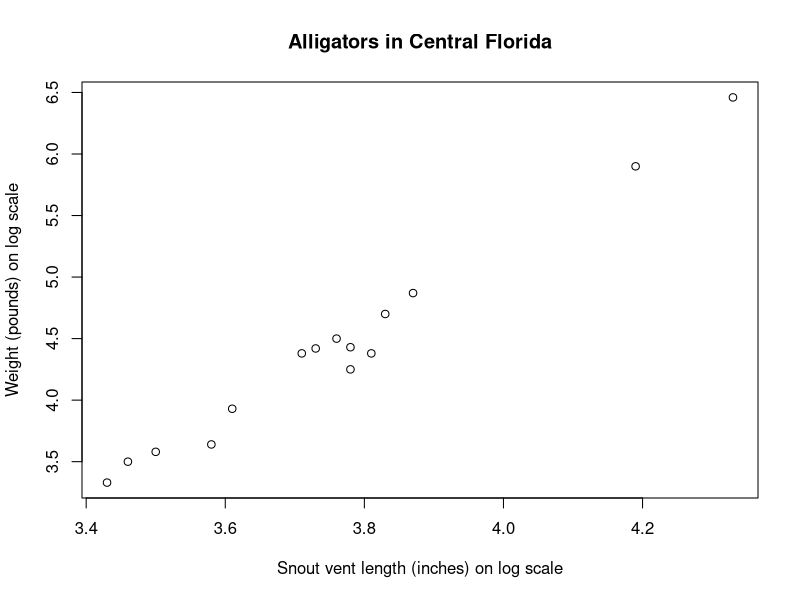
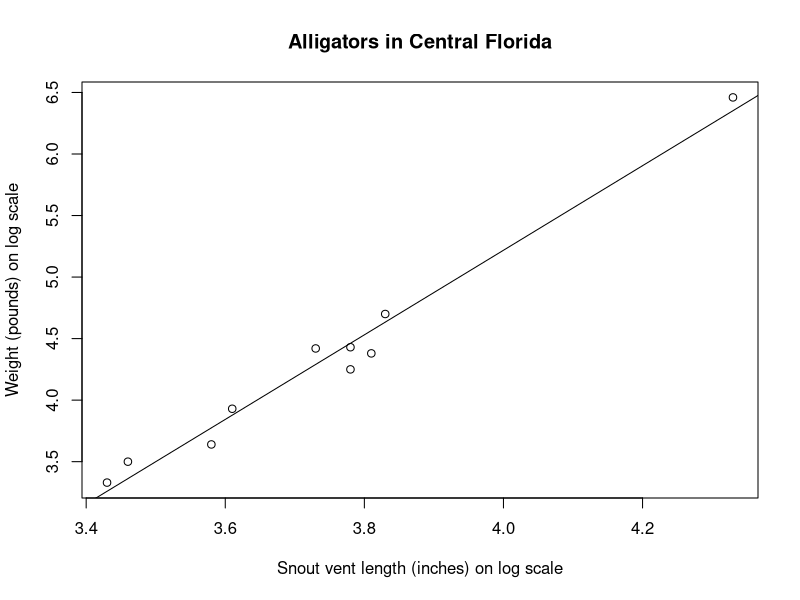
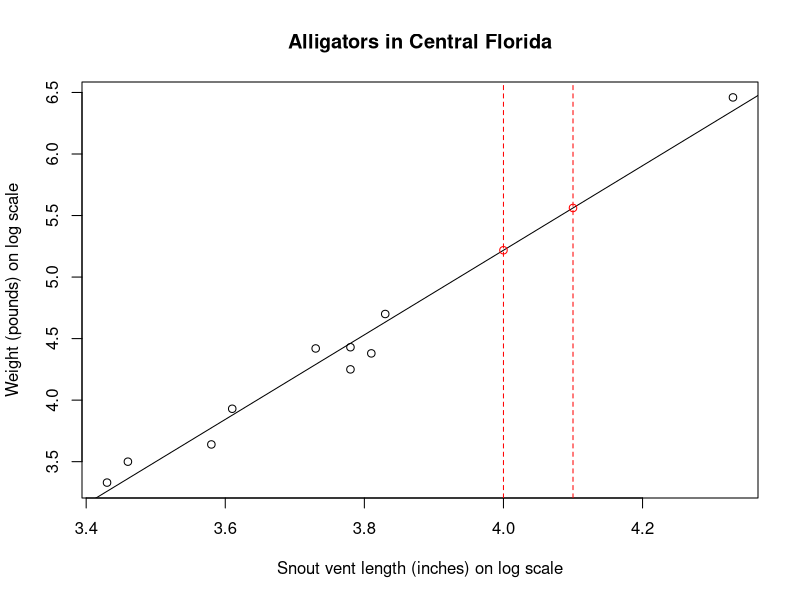

These figures' R source, in order:
## ---- chunk 1
alligator = data.frame(
  lnLength = c(3.87, 3.61, 4.33, 3.43, 3.81, 3.83, 3.46, 3.76, 3.50, 3.58, 4.19, 3.78, 3.71, 3.73, 3.78),
  lnWeight = c(4.87, 3.93, 6.46, 3.33, 4.38, 4.70, 3.50, 4.50, 3.58, 3.64, 5.90, 4.43, 4.38, 4.42, 4.25)
)

plot(
  alligator$lnLength, 
  alligator$lnWeight,
  xlab = "Snout vent length (inches) on log scale",
  ylab = "Weight (pounds) on log scale",
  main = "Alligators in Central Florida"
)
## ---- chunk 2
set.seed(123)
training_idx <- sample(1:nrow(alligator), 10)
training_data <- alligator[training_idx,]
testing_data <- alligator[-training_idx,]
model = lm(lnWeight ~ lnLength, data = training_data)
summary(model)
## ---- chunk 3
plot(
  training_data$lnLength, 
  training_data$lnWeight,
  xlab = "Snout vent length (inches) on log scale",
  ylab = "Weight (pounds) on log scale",
  main = "Alligators in Central Florida"
)
abline(model)
## ---- chunk 4
# 取得迴歸係數
beta = coef(model)
beta
## ---- chunk 5
# 建立迴歸方程式
y1 <- function(x1) {
  return(x1 * beta[2] + beta[1])
}

# 建立測試資料
new_length_data <- matrix(c(4.0, 4.1), nrow=1)
new_weight_data <- apply(new_length_data, 1, y1)

# 將新產生資料進行繪圖
plot(
  training_data$lnLength, 
  training_data$lnWeight,
  xlab = "Snout vent length (inches) on log scale",
  ylab = "Weight (pounds) on log scale",
  main = "Alligators in Central Florida"
)
abline(model)
abline(v = 4.0, col="red", lty=2)
abline(v = 4.1, col="red", lty=2)
points(new_length_data, new_weight_data, col="red")
## ---- chunk 6
lm.pred <- predict(model, testing_data)
data.frame(true=testing_data$lnWeight, pred=lm.pred)
## ---- chunk 7
# type 為殘差計算方式，有 working, response, deviance, pearson, partial 等
residuals(model, type="working")
